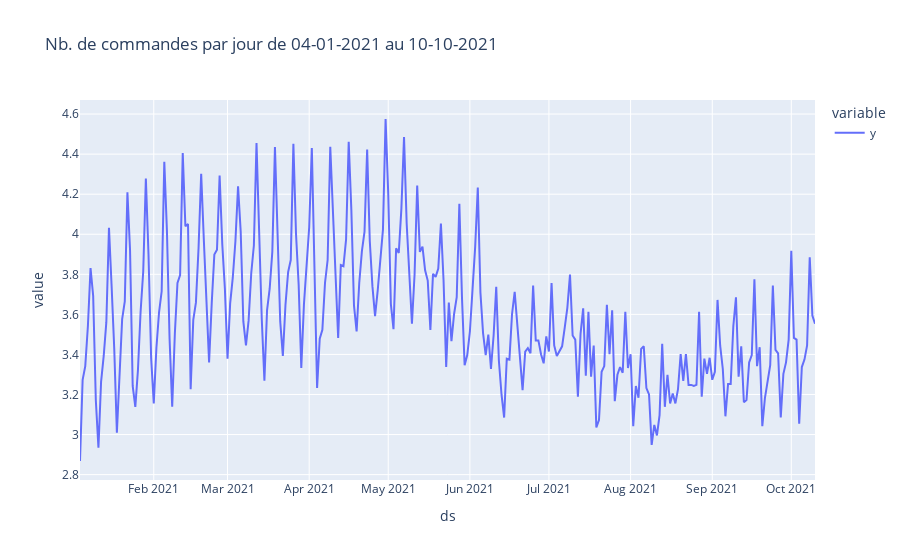

This figure's notebook cell:
### Markdown cell above
Info sur les tests et en particulier Ljung-Box, Heteroskedasticity, Jarque-Bera

### Code cell
from pmdarima.preprocessing import LogEndogTransformer

n_orders_log, _ = LogEndogTransformer(lmbda=1e-6).fit_transform(trainset)
trainset_log = trainset.copy()
trainset_log.y = n_orders_log
trainset_log.plot(title=title(trainset_log))

### Figure 1 — Plotly figure (JSON) as saved in the notebook; plotly's stock layout.template omitted (floating-point values rounded to 4 significant figures; data arrays with more than 128 entries replaced by an {"elided": "..."} marker saying what was removed)
{"data": [{"hovertemplate": "variable=y<br>ds=%{x}<br>value=%{y}<extra></extra>", "legendgroup": "y", "line": {"color": "#636efa", "dash": "solid"}, "marker": {"symbol": "circle"}, "mode": "lines", "name": "y", "orientation": "v", "showlegend": true, "type": "scatter", "x": {"elided": "280 str values"}, "xaxis": "x", "y": {"elided": "280 float values"}, "yaxis": "y"}], "layout": {"legend": {"title": {"text": "variable"}, "tracegroupgap": 0}, "title": {"text": "Nb. de commandes par jour de 04-01-2021 au 10-10-2021"}, "xaxis": {"anchor": "y", "domain": [0, 1], "title": {"text": "ds"}}, "yaxis": {"anchor": "x", "domain": [0, 1], "title": {"text": "value"}}}}
